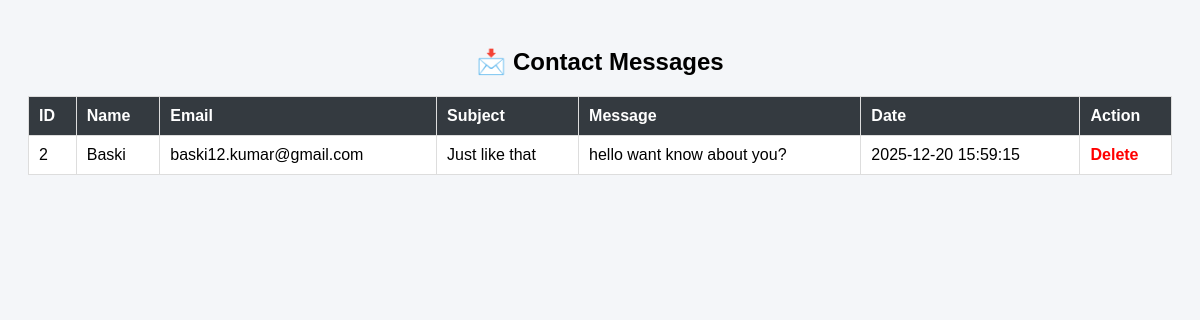
The page /manage_contact_msg.php on the database its author committed.
### tables this page shows
CREATE TABLE `contact_messages` (
  `id` int(11) NOT NULL,
  `name` varchar(100) DEFAULT NULL,
  `email` varchar(100) DEFAULT NULL,
  `subject` varchar(150) DEFAULT NULL,
  `message` text DEFAULT NULL,
  `created_at` timestamp NOT NULL DEFAULT current_timestamp()
);

### manage_contact_msg.php (the view, shortened to what this page needs)
<?php
include 'conn.php';
?>
<!DOCTYPE html>
<html>
<head>
</head>
<body>
<h2>📩 Contact Messages</h2>
<table>
    <tr>
        <th>ID</th>
        <th>Name</th>
        <th>Email</th>
        <th>Subject</th>
        <th>Message</th>
        <th>Date</th>
        <th>Action</th>
    </tr>
    <?php
    $result = mysqli_query($conn, "SELECT * FROM contact_messages ORDER BY id DESC");
    if (mysqli_num_rows($result) > 0) {
        while ($row = mysqli_fetch_assoc($result)) {
            ?>
            <tr>
                <td><?= $row['id']; ?></td>
                <td><?= htmlspecialchars($row['name']); ?></td>
                <td><?= htmlspecialchars($row['email']); ?></td>
                <td><?= htmlspecialchars($row['subject']); ?></td>
                <td><?= nl2br(htmlspecialchars($row['message'])); ?></td>
                <td><?= $row['created_at']; ?></td>
                <td>
                    <a class="delete"
                       href="manage_contact_msg.php?delete=<?= $row['id']; ?>"
                       onclick="return confirm('Are you sure you want to delete this message?')">
                       Delete
                    </a>
                </td>
            </tr>
            <?php
        }
    } else {
        echo "<tr><td colspan='7' style='text-align:center;'>No messages found</td></tr>";
    }
    ?>
</table>
</body>
</html>

### manage_contact_msg.php (style rules this page uses)
body { font-family: Arial, sans-serif; background: #f4f6f9; padding: 20px; }
h2 { text-align: center; }
table { width: 100%; border-collapse: collapse; background: #fff; }
th, td { padding: 10px; border: 1px solid #ddd; text-align: left; }
th { background: #343a40; color: #fff; }
a.delete { color: red; text-decoration: none; font-weight: bold; }

### rows shown on the page
contact_messages: id "2", name "Baski", email "baski12.kumar@gmail.com", subject "Just like that", message "hello want know about you?", created_at "2025-12-20 15:59:15"
